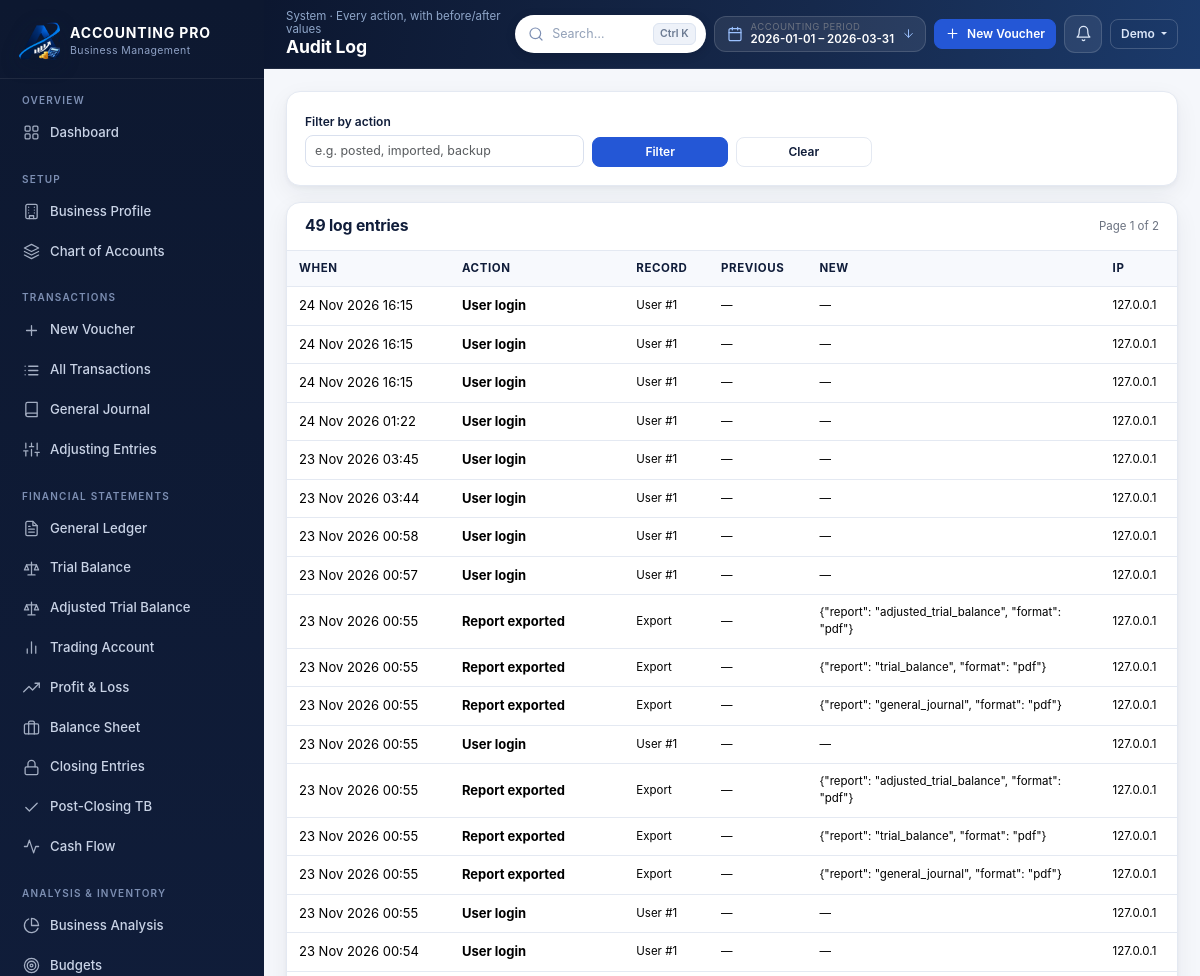
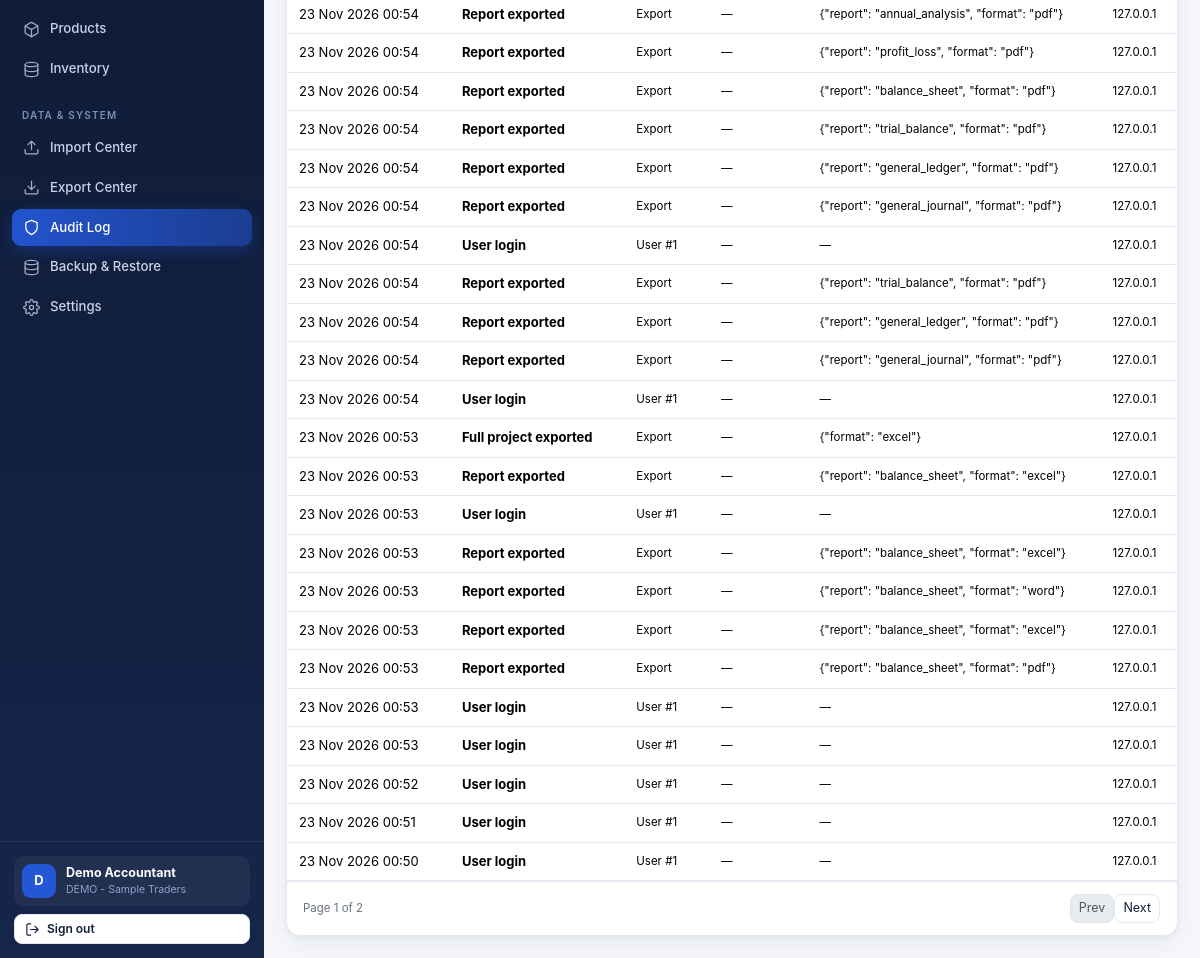
The app's page /audit-log (signed in), older data (2 pictures, top to bottom).
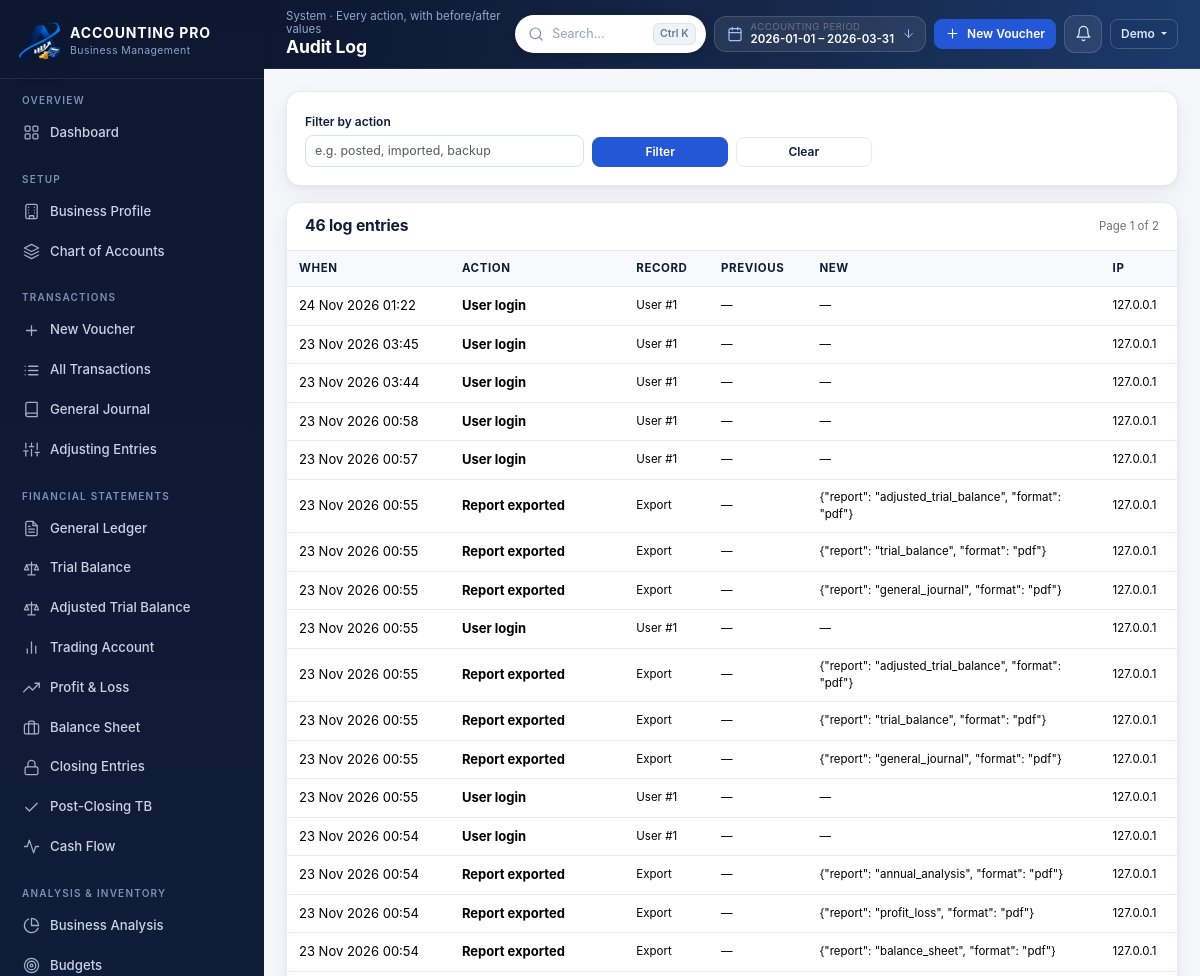
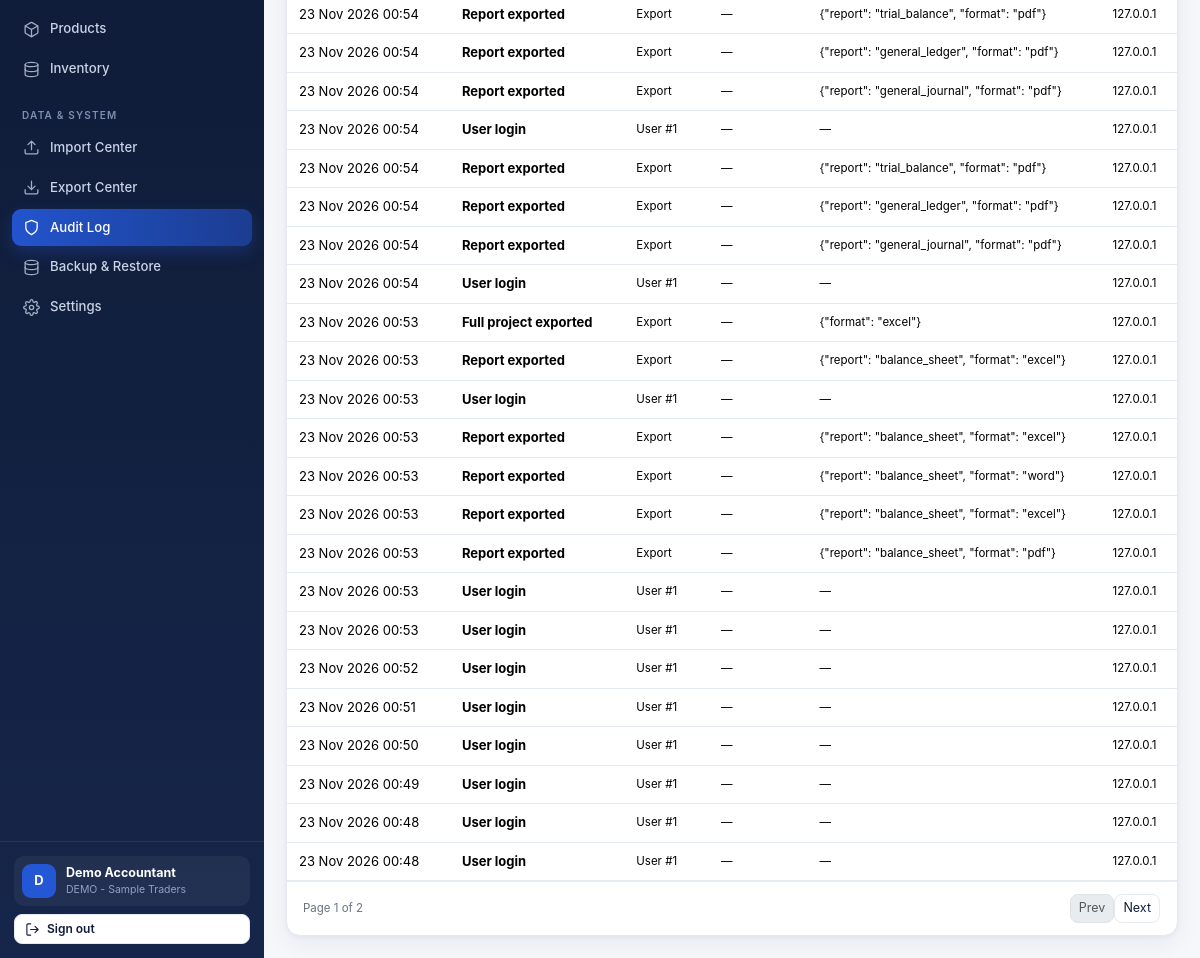
The same page, newer data (2 pictures, top to bottom).
### models.py (models this page shows, shortened)
class User(db.Model):
    __tablename__ = "users"
    id = db.Column(Integer, primary_key=True)
    name = db.Column(String(120), nullable=False)
    email = db.Column(String(190), nullable=False, unique=True, index=True)
    password_hash = db.Column(String(255), nullable=False)
    is_active = db.Column(Boolean, default=True, nullable=False)
    reset_token = db.Column(String(120), index=True)
    reset_expires = db.Column(DateTime)
    last_login = db.Column(DateTime)
    created_at = db.Column(DateTime, default=datetime.utcnow, nullable=False)
    businesses = relationship("Business", back_populates="user",
                              cascade="all, delete-orphan")
    settings = relationship("UserSettings", back_populates="user", uselist=False,
                            cascade="all, delete-orphan")

class Business(db.Model):
    __tablename__ = "businesses"
    id = db.Column(Integer, primary_key=True)
    user_id = db.Column(Integer, ForeignKey("users.id", ondelete="CASCADE"),
                        nullable=False, index=True)
    name = db.Column(String(190), nullable=False)
    logo = db.Column(String(255))
    owner_name = db.Column(String(150))
    address = db.Column(Text)
    phone = db.Column(String(50))
    email = db.Column(String(190))
    business_type = db.Column(String(100))
    currency = db.Column(String(8), default="PKR", nullable=False)
    fy_start = db.Column(Date, default=lambda: date(2026, 1, 1), nullable=False)
    fy_end = db.Column(Date, default=lambda: date(2026, 3, 31), nullable=False)
    accounting_method = db.Column(String(20), default="Accrual", nullable=False)
    description = db.Column(Text)
    created_at = db.Column(DateTime, default=datetime.utcnow, nullable=False)
    updated_at = db.Column(DateTime, default=datetime.utcnow, onupdate=datetime.utcnow)
    user = relationship("User", back_populates="businesses")
    periods = relationship("AccountingPeriod", back_populates="business",
                           cascade="all, delete-orphan")
    accounts = relationship("Account", back_populates="business",
                            cascade="all, delete-orphan")
    def active_period(self):
        for p in self.periods:
            if p.is_active:
                return p
        return self.periods[0] if self.periods else None

class AccountingPeriod(db.Model):
    __tablename__ = "accounting_periods"
    __table_args__ = (UniqueConstraint("business_id", "label", name="uq_period_label"),)
    id = db.Column(Integer, primary_key=True)
    business_id = db.Column(Integer, ForeignKey("businesses.id", ondelete="CASCADE"),
                            nullable=False, index=True)
    label = db.Column(String(120), nullable=False)
    kind = db.Column(String(20), default="Yearly", nullable=False)
    start_date = db.Column(Date, nullable=False)
    end_date = db.Column(Date, nullable=False)
    is_active = db.Column(Boolean, default=True, nullable=False)
    is_closed = db.Column(Boolean, default=False, nullable=False)
    created_at = db.Column(DateTime, default=datetime.utcnow, nullable=False)
    business = relationship("Business", back_populates="periods")

class AuditLog(db.Model):
    __tablename__ = "audit_logs"
    __table_args__ = (Index("ix_audit_user_time", "user_id", "created_at"),)
    id = db.Column(Integer, primary_key=True)
    user_id = db.Column(Integer, ForeignKey("users.id", ondelete="SET NULL"))
    business_id = db.Column(Integer, ForeignKey("businesses.id", ondelete="SET NULL"))
    action = db.Column(String(60), nullable=False)
    record_type = db.Column(String(60))
    record_id = db.Column(Integer)
    previous_values = db.Column(Text)
    new_values = db.Column(Text)
    ip_address = db.Column(String(60))
    created_at = db.Column(DateTime, default=datetime.utcnow, nullable=False, index=True)

### app.py (the view)
    @app.route("/audit-log")
    @login_required
    def audit_log():
        page = max(1, int(request.args.get("page", 1) or 1))
        per_page = 40
        query = AuditLog.query.filter_by(user_id=current_user().id)
        action = (request.args.get("action") or "").strip()
        if action:
            query = query.filter(AuditLog.action.ilike(f"%{action}%"))
        total = query.count()
        items = (query.order_by(AuditLog.created_at.desc())
                 .offset((page - 1) * per_page).limit(per_page).all())
        return render_template("audit_log.html",
                               pagination=Pagination(items, page, per_page, total),
                               action=action)

### templates/audit_log.html (shortened to what this page needs)
{% extends 'base.html' %}
{% from 'partials/macros.html' import empty_state %}
{% block page_title %}Audit Log{% endblock %}
{% block crumb %}System · Every action, with before/after values{% endblock %}
{% block content %}
<div class="card mb-3">
  <div class="card-body">
    <form method="get" class="row g-2 align-items-end">
      <div class="col-12 col-md-4">
        <label class="form-label">Filter by action</label>
        <input class="form-control form-control-sm" name="action" value="{{ action }}"
               placeholder="e.g. posted, imported, backup">
      </div>
      <div class="col-12 col-md-2"><button class="btn btn-primary btn-sm w-100">Filter</button></div>
      <div class="col-12 col-md-2"><a class="btn btn-ghost btn-sm w-100" href="{{ url_for('audit_log') }}">Clear</a></div>
    </form>
  </div>
</div>
<div class="card">
  <div class="card-header"><h3>{{ pagination.total }} log entries</h3>
    <span class="hint">Page {{ pagination.page }} of {{ pagination.pages }}</span></div>
  <div class="table-wrap">
    <table class="table table-stack align-middle">
      <thead><tr><th>When</th><th>Action</th><th>Record</th><th>Previous</th><th>New</th><th>IP</th></tr></thead>
      <tbody>
        {% for log in pagination.items %}
          <tr>
            <td class="nowrap" data-label="When">{{ log.created_at|dt('%d %b %Y %H:%M') }}</td>
            <td data-label="Action"><strong>{{ log.action }}</strong></td>
            <td class="hint" data-label="Record">{{ log.record_type or '—' }}{% if log.record_id %} #{{ log.record_id }}{% endif %}</td>
            <td class="hint" data-label="Previous" style="max-width:260px;word-break:break-word">{{ log.previous_values or '—' }}</td>
            <td class="hint" data-label="New" style="max-width:260px;word-break:break-word">{{ log.new_values or '—' }}</td>
            <td class="hint" data-label="IP">{{ log.ip_address or '—' }}</td>
          </tr>
        {% else %}
          <tr><td colspan="6">{{ empty_state('No audit entries', 'Actions you take will be recorded here.', 'shield') }}</td></tr>
        {% endfor %}
      </tbody>
    </table>
  </div>
  {% if pagination.pages > 1 %}
  <div class="pagination-bar">
    <span class="hint">Page {{ pagination.page }} of {{ pagination.pages }}</span>
    <nav class="pages"><ul class="pagination pagination-sm mb-0">
      <li class="page-item {{ 'disabled' if not pagination.has_prev }}">
        <a class="page-link" href="{{ url_for('audit_log', page=pagination.prev_num, action=action) }}">Prev</a></li>
      <li class="page-item {{ 'disabled' if not pagination.has_next }}">
        <a class="page-link" href="{{ url_for('audit_log', page=pagination.next_num, action=action) }}">Next</a></li>
    </ul></nav>
  </div>
  {% endif %}
</div>
{% endblock %}

### templates/base.html (shortened to what this page needs)
{% from 'partials/icons.html' import icon %}
{% set notif_total = notifications.total if notifications is defined and notifications else 0 %}
{% set notif_items = notifications['items'] if notifications is defined and notifications else [] %}
<!doctype html>
<html lang="en">
<head>
  <link rel="stylesheet" href="{{ url_for('static', filename='vendor/bootstrap.min.css') }}">
  <link rel="stylesheet" href="{{ url_for('static', filename='css/style.css') }}">
</head>
<body>
{% if current_user %}
<div class="app-shell">
  <aside class="sidebar" id="sidebar">
    <div class="sidebar-brand">
      <img class="brand-mark brand-mark-logo" src="{{ url_for('static', filename='images/brand/logo-mark.png') }}" alt="ACCOUNTING PRO">
      <div class="brand-text">
        <strong>ACCOUNTING PRO</strong>
        <span>Business Management</span>
      </div>
    </div>
    {% set ep = request.endpoint %}
    <nav class="pb-3">
      <div class="nav-section">
        <div class="nav-section-title">Overview</div>
        <a class="nav-link {{ 'active' if ep == 'dashboard' }}" href="{{ url_for('dashboard') }}">{{ icon('grid') }} Dashboard</a>
      </div>
      <div class="nav-section">
        <div class="nav-section-title">Setup</div>
        <a class="nav-link {{ 'active' if ep in ['business_profile', 'add_period', 'activate_period'] }}" href="{{ url_for('business_profile') }}">{{ icon('building') }} Business Profile</a>
        <a class="nav-link {{ 'active' if ep in ['accounts', 'account_create', 'account_edit'] }}" href="{{ url_for('accounts') }}">{{ icon('layers') }} Chart of Accounts</a>
      </div>
      <div class="nav-section">
        <div class="nav-section-title">Transactions</div>
        <a class="nav-link {{ 'active' if ep == 'transaction_new' }}" href="{{ url_for('transaction_new') }}">{{ icon('plus') }} New Voucher</a>
        <a class="nav-link {{ 'active' if ep in ['transactions', 'transaction_view', 'transaction_edit'] }}" href="{{ url_for('transactions') }}">{{ icon('list') }} All Transactions</a>
        <a class="nav-link {{ 'active' if ep == 'journal' }}" href="{{ url_for('journal') }}">{{ icon('book') }} General Journal</a>
        <a class="nav-link {{ 'active' if ep in ['adjustments', 'adjustment_new'] }}" href="{{ url_for('adjustments') }}">{{ icon('sliders') }} Adjusting Entries</a>
      </div>
      <div class="nav-section">
        <div class="nav-section-title">Financial Statements</div>
        <a class="nav-link {{ 'active' if ep == 'ledger' }}" href="{{ url_for('ledger') }}">{{ icon('file-text') }} General Ledger</a>
        <a class="nav-link {{ 'active' if ep in ['trial_balance_page', 'trial_balance_manual'] }}" href="{{ url_for('trial_balance_page') }}">{{ icon('scale') }} Trial Balance</a>
        <a class="nav-link {{ 'active' if ep == 'adjusted_trial_balance_page' }}" href="{{ url_for('adjusted_trial_balance_page') }}">{{ icon('scale') }} Adjusted Trial Balance</a>
        <a class="nav-link {{ 'active' if ep == 'trading_account_page' }}" href="{{ url_for('trading_account_page') }}">{{ icon('chart') }} Trading Account</a>
        <a class="nav-link {{ 'active' if ep == 'profit_loss_page' }}" href="{{ url_for('profit_loss_page') }}">{{ icon('trending') }} Profit &amp; Loss</a>
        <a class="nav-link {{ 'active' if ep == 'balance_sheet_page' }}" href="{{ url_for('balance_sheet_page') }}">{{ icon('briefcase') }} Balance Sheet</a>
        <a class="nav-link {{ 'active' if ep == 'closing_entries_page' }}" href="{{ url_for('closing_entries_page') }}">{{ icon('lock') }} Closing Entries</a>
        <a class="nav-link {{ 'active' if ep == 'post_closing_tb_page' }}" href="{{ url_for('post_closing_tb_page') }}">{{ icon('check') }} Post-Closing TB</a>
        <a class="nav-link {{ 'active' if ep == 'cash_flow_page' }}" href="{{ url_for('cash_flow_page') }}">{{ icon('activity') }} Cash Flow</a>
      </div>
      <div class="nav-section">
        <div class="nav-section-title">Analysis &amp; Inventory</div>
        <a class="nav-link {{ 'active' if ep == 'analysis_page' }}" href="{{ url_for('analysis_page') }}">{{ icon('pie') }} Business Analysis</a>
        <a class="nav-link {{ 'active' if ep == 'budgets' }}" href="{{ url_for('budgets') }}">{{ icon('target') }} Budgets</a>
        <a class="nav-link {{ 'active' if ep == 'products' }}" href="{{ url_for('products') }}">{{ icon('box') }} Products</a>
        <a class="nav-link {{ 'active' if ep == 'inventory' }}" href="{{ url_for('inventory') }}">{{ icon('database') }} Inventory</a>
      </div>
      <div class="nav-section">
        <div class="nav-section-title">Data &amp; System</div>
        <a class="nav-link {{ 'active' if ep in ['import_center', 'import_preview'] }}" href="{{ url_for('import_center') }}">{{ icon('upload') }} Import Center</a>
        <a class="nav-link {{ 'active' if ep == 'export_center' }}" href="{{ url_for('export_center') }}">{{ icon('download') }} Export Center</a>
        <a class="nav-link {{ 'active' if ep == 'audit_log' }}" href="{{ url_for('audit_log') }}">{{ icon('shield') }} Audit Log</a>
        <a class="nav-link {{ 'active' if ep == 'backup_page' }}" href="{{ url_for('backup_page') }}">{{ icon('database') }} Backup &amp; Restore</a>
        <a class="nav-link {{ 'active' if ep == 'settings' }}" href="{{ url_for('settings') }}">{{ icon('settings') }} Settings</a>
      </div>
    </nav>
    <div class="sidebar-footer">
      <div class="sidebar-user">
        <div class="avatar">{{ (current_user.name or 'U')[0]|upper }}</div>
        <div class="meta">
          <strong>{{ current_user.name }}</strong>
          <span>{{ business.name or 'No business set up' }}</span>
        </div>
      </div>
      <form method="post" action="{{ url_for('logout') }}" class="mt-2">
        <button class="btn btn-sm w-100 btn-ghost btn-icon" type="submit">{{ icon('logout') }} Sign out</button>
      </form>
    </div>
  </aside>
  <div class="main-wrap">
    <header class="topbar">
      <div class="page-heading">
        <div class="crumb">{% block crumb %}Dashboard{% endblock %}</div>
        <h1>{% block page_title %}Dashboard{% endblock %}</h1>
      </div>
      <div class="topbar-actions">
        <div class="topbar-search">
          <form method="get" action="{{ url_for('search') }}" role="search">
            <span class="search-ico">{{ icon('search') }}</span>
            <input type="search" name="q" id="globalSearch" autocomplete="off"
                   value="{{ request.args.get('q', '') if request.endpoint == 'search' else '' }}"
                   placeholder="Search&hellip;" aria-label="Global search"
                   title="Search accounts, vouchers and products (Ctrl+K)">
            <span class="kbd-hint">Ctrl K</span>
          </form>
        </div>
        <div class="dropdown fy-pill-wrap d-none d-xl-flex">
          <button class="fy-pill" type="button" data-bs-toggle="dropdown" aria-label="Accounting period">
            <span class="fy-ico">{{ icon('calendar') }}</span>
            <span class="fy-meta">
              <small>Accounting period</small>
              <span class="fy-range">{{ period_start }} &ndash; {{ period_end }}</span>
            </span>
            <span class="fy-caret">{{ icon('arrow-down') }}</span>
          </button>
        </div>
        <a class="btn btn-sm btn-primary btn-icon d-none d-md-inline-flex"
           href="{{ url_for('transaction_new') }}">{{ icon('plus') }} New Voucher</a>
        <div class="dropdown bell-wrap">
          <button class="bell-btn" type="button" data-bs-toggle="dropdown"
                  aria-label="Notifications{% if notif_total %} ({{ notif_total }} pending){% endif %}">
          </button>
        </div>
        <div class="dropdown">
          <button class="btn btn-sm btn-ghost dropdown-toggle" type="button" data-bs-toggle="dropdown">
            {{ current_user.name.split(' ')[0] }}
          </button>
        </div>
      </div>
    </header>
    <main class="content">
      <div class="content-inner">
        {% block content %}{% endblock %}
      </div>
    </main>
  </div>
</div>
{% else %}
  {% block auth %}{% endblock %}
{% endif %}
</body>
</html>

### templates/partials/macros.html (shortened to what this page needs)
{% macro empty_state(title, message, icon_name='file', action_url=None, action_label=None) -%}
  {% from 'partials/icons.html' import icon %}
{%- endmacro %}

Row changes from the older to the newer data that the page shows:
removed AuditLog: created_at|dt "24 Nov 2026 16:15", action "User login", record_type "User", record_id "1", previous_values "—", new_values "—", ip_address "127.0.0.1"
removed AuditLog: created_at|dt "24 Nov 2026 16:15", action "User login", record_type "User", record_id "1", previous_values "—", new_values "—", ip_address "127.0.0.1"
removed AuditLog: created_at|dt "24 Nov 2026 16:15", action "User login", record_type "User", record_id "1", previous_values "—", new_values "—", ip_address "127.0.0.1"
now on this page (row unchanged): AuditLog: created_at|dt "23 Nov 2026 00:49", action "User login", record_type "User", record_id "1", previous_values "—", new_values "—", ip_address "127.0.0.1"
now on this page (row unchanged): AuditLog: created_at|dt "23 Nov 2026 00:48", action "User login", record_type "User", record_id "1", previous_values "—", new_values "—", ip_address "127.0.0.1"
now on this page (row unchanged): AuditLog: created_at|dt "23 Nov 2026 00:48", action "User login", record_type "User", record_id "1", previous_values "—", new_values "—", ip_address "127.0.0.1"
Text that changed along with them:
{{ pagination.total }}: "49" → "46"
